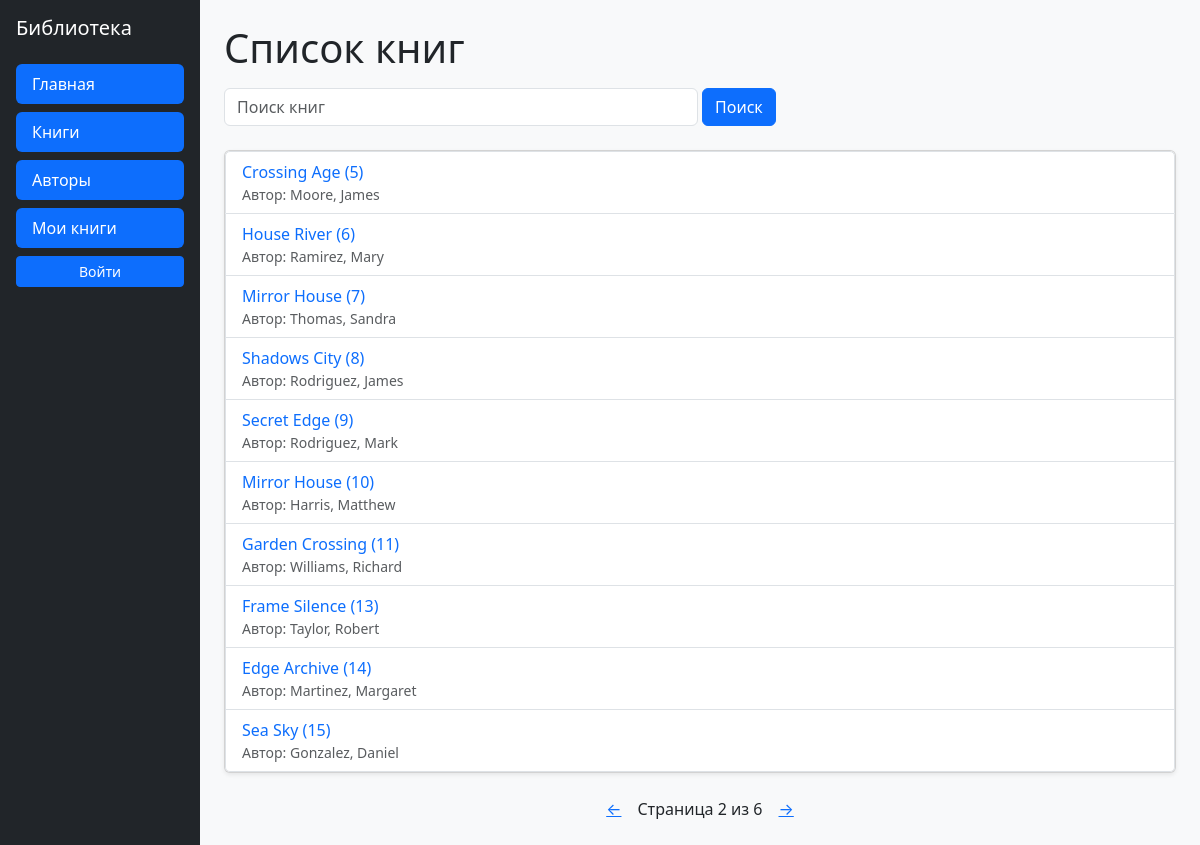
The app's page /catalog/books/?page=2 with its own data.
### catalog/models.py (models this page shows, shortened)
class Book(models.Model):
    title = models.CharField(max_length=200)
    author = models.ForeignKey('Author', on_delete=models.SET_NULL, null=True)
    summary = models.TextField(max_length=1000, help_text='Введите краткое содержание')
    isbn = models.CharField('ISBN', max_length=13, help_text='Введите 13-значный ISBN код')
    genre = models.ManyToManyField(Genre, help_text='Выберите жанр')
    language = models.ForeignKey('Language', on_delete=models.SET_NULL, null=True)
    def get_absolute_url(self):
        return reverse("book_detail", kwargs={'pk': self.pk})
    def dislpay_genre(self):
        return ', '.join([genre.name for genre in self.genre.all()[:3]])
    dislpay_genre.short_description = 'Genre'

class Author(models.Model):
    first_name = models.CharField(max_length=100)
    last_name = models.CharField(max_length=100)
    date_of_birth = models.DateField(null=True, blank=True)
    date_of_death = models.DateField('Died', null=True, blank=True)
    def __str__(self):
        return f'{self.last_name}, {self.first_name}'
    class Meta:
        ordering = ['last_name']

### catalog/views.py (the view)
# urls.py: path('books/', views.BookListView.as_view(), name='books'),
class BookListView(generic.ListView):
    model = Book
    paginate_by = 10
    template_name = 'catalog/book_list.html'
    context_object_name = 'book_lst'
    def get_queryset(self):
        queryset = Book.objects.all()
        q = self.request.GET.get('q')
        if q:
            queryset = queryset.filter(
                Q(title__icontains=q) |
                Q(author__last_name__icontains=q) |
                Q(author__first_name__icontains=q)
            )
        return queryset

### catalog/templates/catalog/book_list.html (shortened to what this page needs)
{% extends 'catalog/base.html' %}
{% block content %}
<div class="mb-4">
  <h1 class="mb-3">Список книг</h1>
  <form method="get" class="row g-1">
    <div class="col-md-6">
      <input
        type="text"
        name="q"
        value="{{ request.GET.q }}"
        class="form-control"
        placeholder="Поиск книг">
    </div>
    <div class="col-md-2">
      <button type="submit" class="btn btn-primary">Поиск</button>
    </div>
  </form>
</div>
{% if book_lst %}
  <div class="card shadow-sm">
    <ul class="list-group">
      {% for book in book_lst %}
        <li class="list-group-item d-flex justify-content-between align-items-center">
          <div>
            <a href="{{ book.get_absolute_url }}" class="text-decoration-none">
              {{ book.title }}
            </a>
            <div class="text-muted small">Автор: {{ book.author }}</div>
          </div>
        </li>
      {% endfor %}
    </ul>
  </div>
{% else %}
  <div class="alert">
    Книги отсутствуют
  </div>
{% endif %}
{% endblock %}

### records on screen
Book: title "Crossing Age (5)", author "Moore, James"
Book: title "House River (6)", author "Ramirez, Mary"
Book: title "Mirror House (7)", author "Thomas, Sandra"
Book: title "Shadows City (8)", author "Rodriguez, James"
Book: title "Secret Edge (9)", author "Rodriguez, Mark"
Book: title "Mirror House (10)", author "Harris, Matthew"
Book: title "Garden Crossing (11)", author "Williams, Richard"
Book: title "Frame Silence (13)", author "Taylor, Robert"
Book: title "Edge Archive (14)", author "Martinez, Margaret"
Book: title "Sea Sky (15)", author "Gonzalez, Daniel"

### other values on screen
{{ page_obj.number }} "2"
{{ page_obj.paginator.num_pages }} "6"
